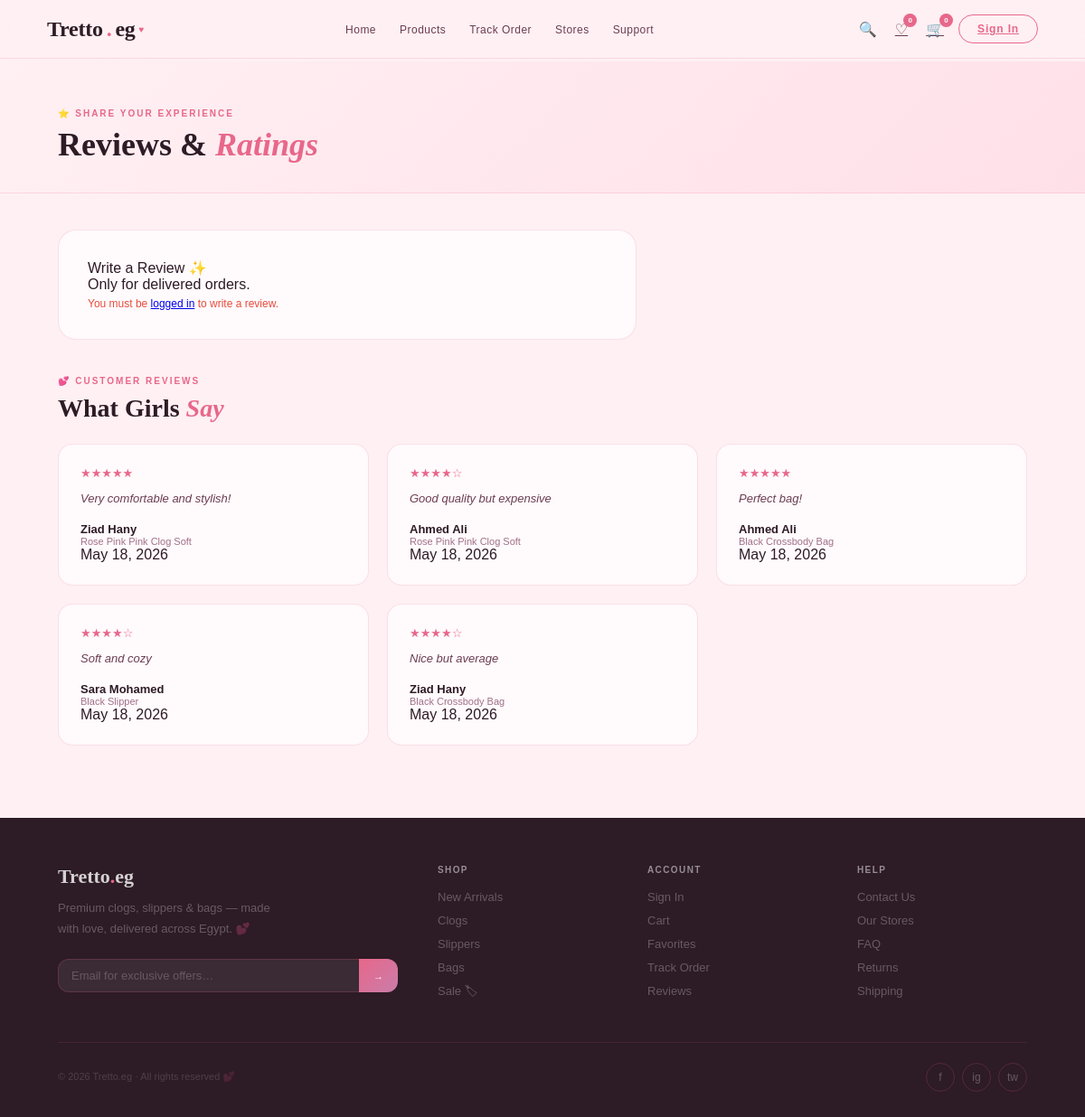
Page /MVC/View/GUI/reviews.php on the earlier database version.
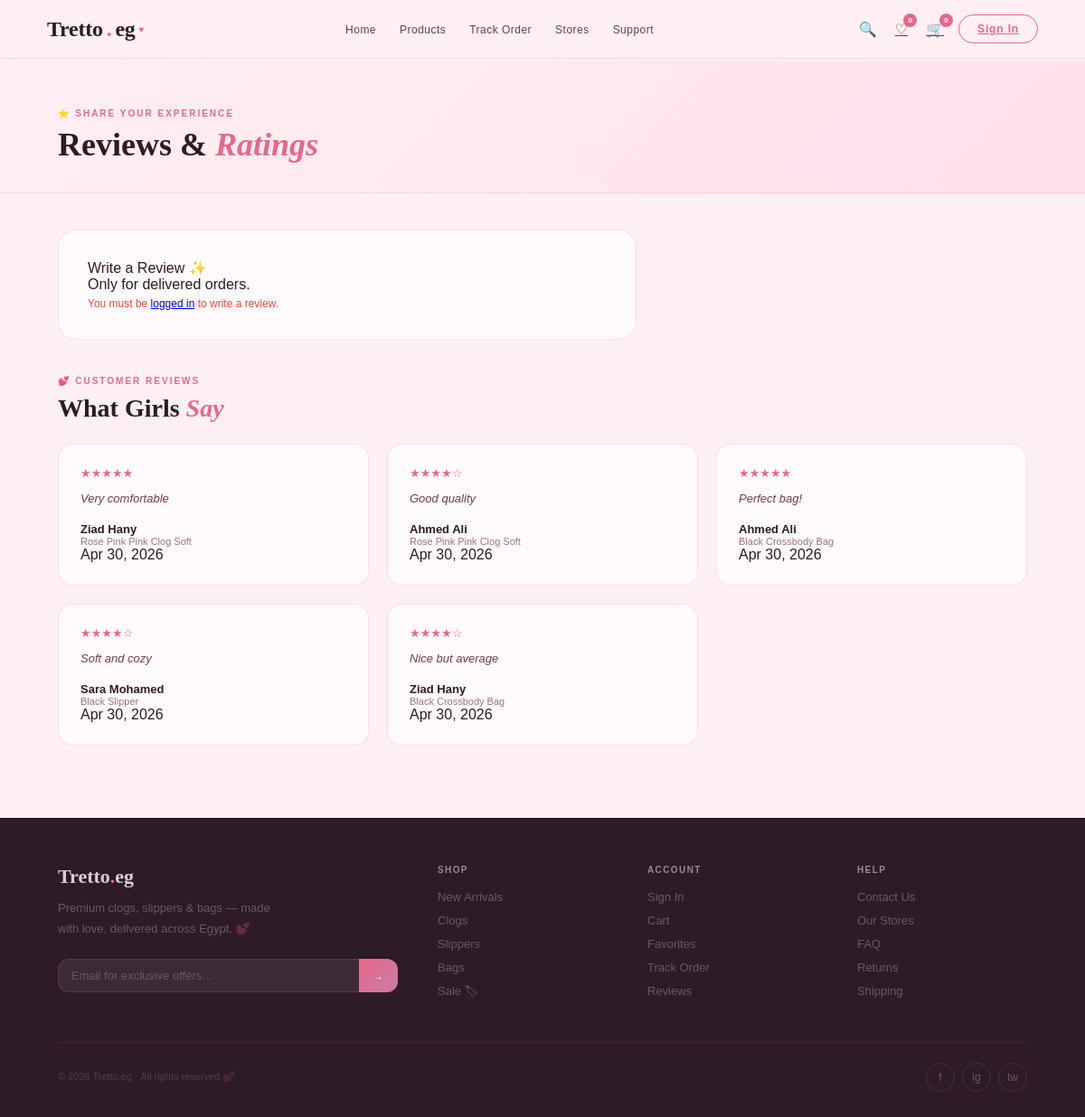
Same page on the later database version.
### tables this page shows
CREATE TABLE review (
    review_ID INT PRIMARY KEY AUTO_INCREMENT,
    prod_ID INT,
    userID INT,
    rating DECIMAL(3,2),
    comment TEXT,
    reviewDate TIMESTAMP DEFAULT CURRENT_TIMESTAMP,
    helpful_count INT DEFAULT 0,
    FOREIGN KEY (prod_ID) REFERENCES product(PID) ON DELETE CASCADE,
    FOREIGN KEY (userID) REFERENCES users(userID) ON DELETE CASCADE
);

CREATE TABLE users (
    userID INT PRIMARY KEY AUTO_INCREMENT,
    name VARCHAR(255),
    email VARCHAR(100) UNIQUE,
    phone VARCHAR(20),
    password VARCHAR(255),
    address VARCHAR(255),
    city VARCHAR(100),
    country VARCHAR(100),
    role ENUM('user','admin') DEFAULT 'user',
    registrationDate TIMESTAMP DEFAULT CURRENT_TIMESTAMP
);

CREATE TABLE product (
    PID INT PRIMARY KEY AUTO_INCREMENT,
    name VARCHAR(255) NOT NULL,
    price DECIMAL(10,2) NOT NULL,
    descriptions TEXT,
    category VARCHAR(100),
    Number_Of_Sells INT DEFAULT 0,
    created_at TIMESTAMP DEFAULT CURRENT_TIMESTAMP,
    BranchID INT,
    FOREIGN KEY (BranchID) REFERENCES StoreLocation(BranchID)
);

### MVC/Model/reviews.php (called while the page is built, shortened)
<?php
class ReviewModel
{
    private mysqli $conn;
    public function __construct(mysqli $conn)
    {
        $this->conn = $conn;
    }
    public function getAllReviews(): array
    {
        $result = $this->conn->query("
            SELECT
                r.review_ID,
                r.rating,
                r.comment,
                r.reviewDate,
                r.helpful_count,
                u.name AS user_name,
                p.name AS product_name
            FROM review r
            LEFT JOIN users u ON r.userID = u.userID
            LEFT JOIN product p ON r.prod_ID = p.PID
            ORDER BY r.reviewDate DESC
        ");
        $reviews = [];
        while ($row = $result->fetch_assoc()) {
            $reviews[] = $row;
        }
        return $reviews;
    }
}

### MVC/View/GUI/reviews.php (the view, shortened to what this page needs)
<?php
if (!isset($reviews) || !isset($products)) {
    require_once __DIR__ . '/../../../db.php';
    require_once __DIR__ . '/../../Model/reviews.php';
    $model = new ReviewModel($conn);
    $reviews = $model->getAllReviews();
}
?>
<!DOCTYPE html>
<html lang="en">
<head>
    <link rel="stylesheet" href="../css/navbar.css">
    <link rel="stylesheet" href="../css/main.css">
    <link rel="stylesheet" href="../css/reviews.css">
</head>
<body>
    <?php include 'component/navbar.php'; ?>
    <div class="page" id="page-reviews">
        <div class="page-header">
            <div class="sec-tag">⭐ Share Your Experience</div>
            <h1 class="sec-title">Reviews & <em>Ratings</em></h1>
        </div>
        <div class="page-wrap">
            <div class="review-form-box">
                <div class="form-heading">Write a Review ✨</div>
                <div class="form-subheading">Only for delivered orders.</div>
                <?php if (!isset($_SESSION['userID'])): ?>
                    <div class="error-msg" style="display:block;">
                        You must be <a href="/Tretto.eg--System/MVC/View/GUI/login.php">logged in</a> to write a review.
                    </div>
                <?php elseif (empty($products)): ?>
                    <div class="error-msg" style="display:block;">
                        You have no delivered orders to review yet.
                    </div>
                <?php endif; ?>
            </div>
            <div style="margin-top:40px;">
                <div class="sec-tag">💕 Customer Reviews</div>
                <h2 class="sec-title" style="font-size:28px; margin-bottom:24px;">
                    What Girls <em>Say</em>
                </h2>
            </div>
            <div class="reviews-list" id="reviews-list">
                <?php if (!empty($reviews)): ?>
                    <?php foreach ($reviews as $row): ?>
                        <div class="rev-card">
                            <div class="rev-stars">
                                <?php
                                $stars = (int) round((float) $row['rating']);
                                echo str_repeat('★', $stars) . str_repeat('☆', 5 - $stars);
                                ?>
                            </div>
                            <p class="rev-text">
                                <?= $row['comment'] ?>
                            </p>
                            <div class="rev-name">
                                <?= $row['user_name'] ?? 'Anonymous' ?>
                            </div>
                            <div class="rev-prod">
                                <?= $row['product_name'] ?? 'Unknown Product' ?>
                            </div>
                            <div class="rev-date">
                                <?= date('M j, Y', strtotime($row['reviewDate'])) ?>
                            </div>
                        </div>
                    <?php endforeach; ?>
                <?php else: ?>
                    <p>No reviews yet. Be the first to share your experience!</p>
                <?php endif; ?>
            </div>
        </div>
    </div>
    <?php include 'component/footer.php'; ?>
</body>
</html>

Differences in the rows shown:
changed review: comment "Very comfortable and stylish!" → "Very comfortable"; reviewDate "May 18, 2026" → "Apr 30, 2026"
changed review: comment "Good quality but expensive" → "Good quality"; reviewDate "May 18, 2026" → "Apr 30, 2026"
changed review "Perfect bag!": reviewDate "May 18, 2026" → "Apr 30, 2026"
changed review "Soft and cozy": reviewDate "May 18, 2026" → "Apr 30, 2026"
changed review "Nice but average": reviewDate "May 18, 2026" → "Apr 30, 2026"
